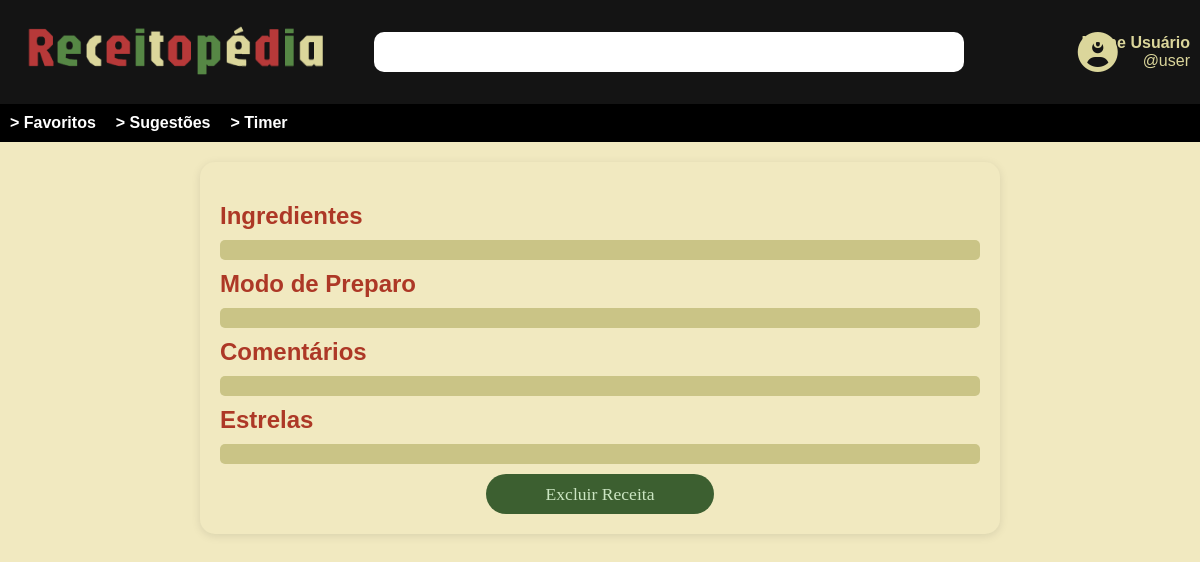
The page /visualizar_todos/21/ on the database as committed earlier.
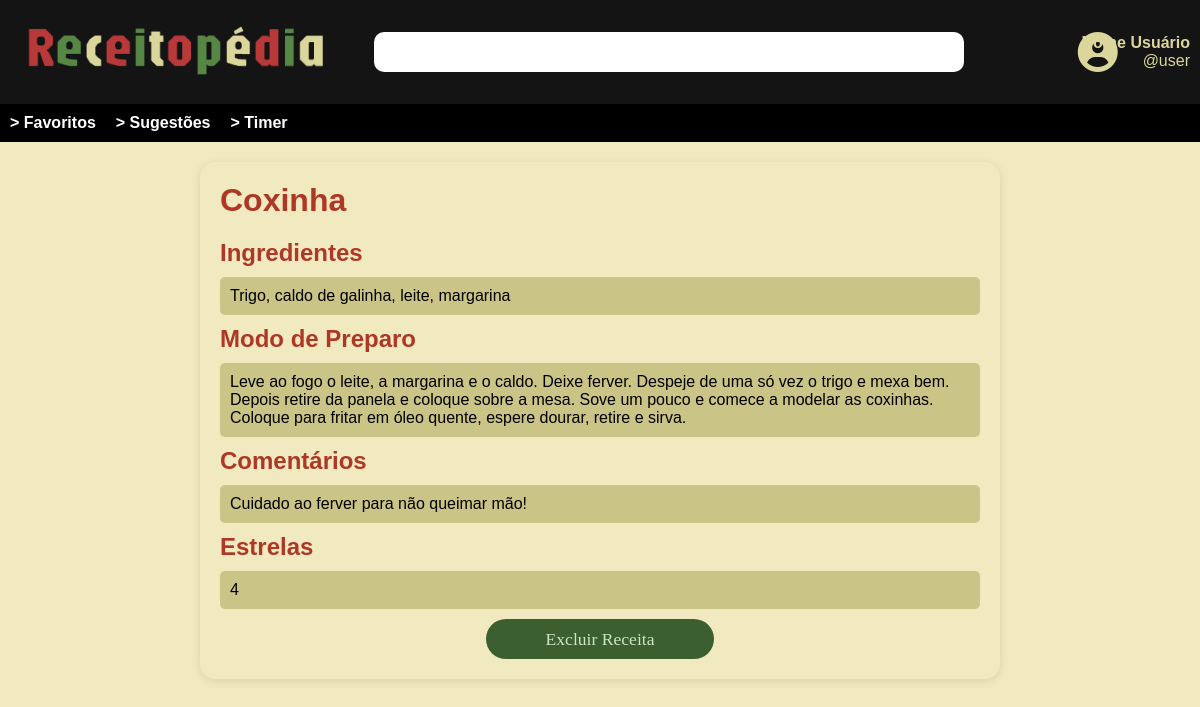
The same page on the database as committed later.
### aplicacao/models.py (models this page shows)
class receita(models.Model):
    nome = models.CharField(max_length=100)
    ingredientes = models.TextField(default="Ingredientes não informados")
    modo_preparo = models.TextField(default="Ingredientes não informados")
    comentarios = models.TextField(default="Comentarios não informados")
    estrelas = models.TextField(default="Estrelas não informadas")

### aplicacao/views.py (the view)
# urls.py: path('visualizar_todos/<int:id>/', views.RecipeDetailView.as_view(), name='visualizar'),
class RecipeDetailView(View):
    def get(self, request, id):
        ctx={'Receita':receita.objects.filter(id=id).first()}
        return render(request,'visualizar.html',ctx)

### aplicacao/templates/visualizar.html (shortened to what this page needs)
{% load static %}
<!DOCTYPE html>
<html lang="pt-BR">
<head>
    <link rel="stylesheet" href="{% static 'aplicacao/css/visualizar.css' %}">
    <link rel="stylesheet" href="https://cdnjs.cloudflare.com/ajax/libs/font-awesome/6.0.0-beta3/css/all.min.css">
</head>
<body>
    <header>
        <a href="{% url 'aplicacao:home' %}">
            <div class="space">
                <img src="{% static 'aplicacao/imagens/logo_receitopedia.png' %}" alt="Logo da Receitopédia">
            </div>
        </a>
        <input type="text" placeholder="" class="Navbar2">
        <i class="fa-solid fa-circle-user" id="user-icon"></i>
        <div class="user-info">
            <span>Nome Usuário</span>
            <span>@user</span>
        </div>
    </header>
    <nav>
        <ul>
            <li><a href="#">> Favoritos</a></li>
            <li><a href="#">> Sugestões</a></li>
            <li><a href="#">> Timer</a></li>
        </ul>
    </nav>
    <main>
        <div id="card">
            <div id="title">
                <h1>{{ Receita.nome }}</h1>
            </div>
            <div class="list-container">
                <h2>Ingredientes</h2>
                <p class="colored-line ingredient">{{ Receita.ingredientes }}</p>
                <h2>Modo de Preparo</h2>
                <p class="colored-line preparo">{{ Receita.modo_preparo }}</p>
                <h2>Comentários</h2>
                <p class="colored-line comentarios">{{ Receita.comentarios }}</p>
                <h2>Estrelas</h2>
                <p class="colored-line comentarios">{{ Receita.estrelas }}</p>
                <form action="{% url 'aplicacao:excluir_receita' Receita.id %}" method="post">
                    <div class="deleteButton">
                    <button type="submit" class="delete-btn">Excluir Receita</button>
                    </div>
                </form>
            </div>
        </div>
    </main>
</body>
</html>

Rows that differ between the two databases and show on the page:
added receita: nome "Coxinha", ingredientes "Trigo, caldo de galinha, leite, margarina", modo_preparo "Leve ao fogo o leite, a margarina e o caldo. Deixe ferver. Despeje de uma só vez o trigo e mexa bem. Depois retire da panela e coloque sobre a mesa. Sove um pouco e comece a modelar as coxinhas. Coloque para fritar em óleo quente, espere dourar, retire e sirva.", comentarios "Cuidado ao ferver para não queimar mão!", estrelas "4"
